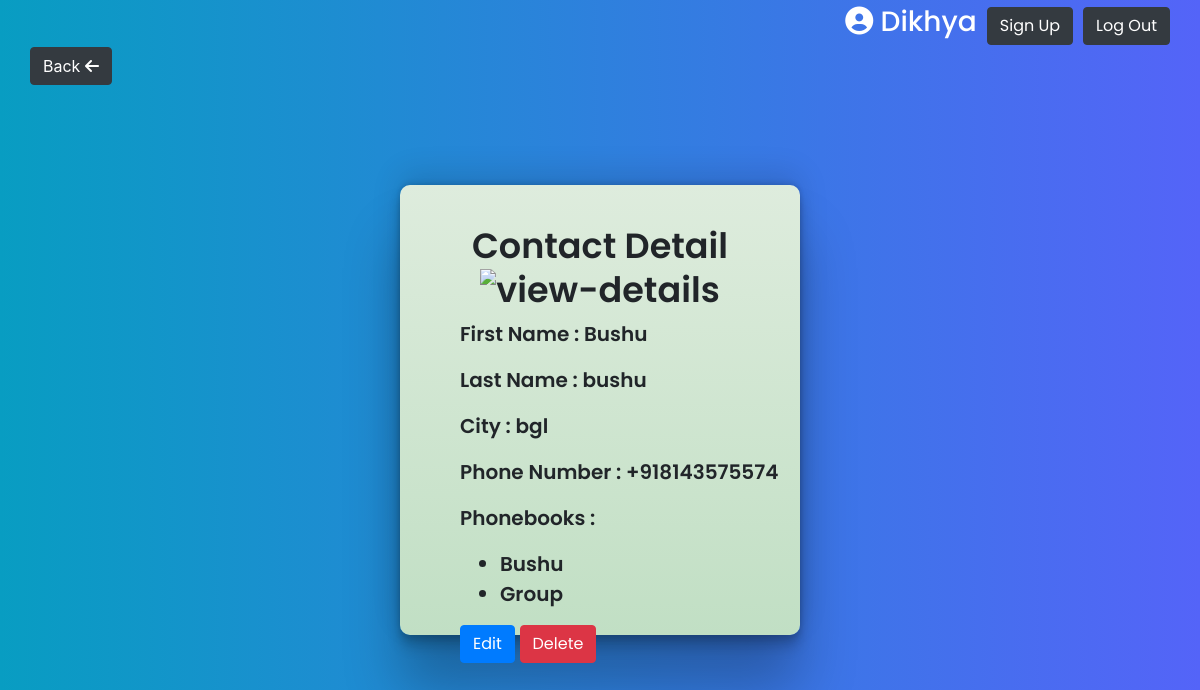
/contacts/1/ (signed in), run on the app's committed database.
### contacts/models.py (models this page shows, shortened)
class Contact(models.Model):
    first_name = models.CharField(max_length=100)
    last_name = models.CharField(max_length=100)
    city = models.CharField(max_length=100)
    phone_number = models.CharField(max_length=15)
    phonebooks = models.ManyToManyField(Phonebook, related_name='contacts')

class Phonebook(models.Model):
    name = models.CharField(max_length=100)
    user = models.ForeignKey(User, on_delete=models.CASCADE)

### contacts/views.py (the view)
# urls.py: path('contacts/<int:pk>/', views.contact_detail, name='contact_detail'),
def contact_detail(request, pk):
    contact = get_object_or_404(Contact, pk=pk)
    if contact.phonebooks.filter(user=request.user).exists():
        return render(request, 'contact_detail.html', {'contact': contact,})
    else:
        return redirect('contact_list')

### templates/contact_detail.html
{% extends 'base.html' %}
{% block content %}
<button onclick="history.back()" class="btn btn-dark back_btn"> Back <i class="fa fa-arrow-left" aria-hidden="true"></i></button>
<div class="contact_det">
    <h1 class="detail_heading">Contact Detail <img width="40" height="40" src="https://img.icons8.com/ios-glyphs/30/view-details.png" alt="view-details"/></h1>
    <div class="sub_contact_det">
        <p>First Name : {{ contact.first_name }}</p>
        <p>Last Name : {{ contact.last_name }}</p>
        <p>City : {{ contact.city }}</p>
        <p>Phone Number : {{ contact.phone_number }}</p>
        <p>Phonebooks : </p>
        <ul>
            {% for phonebook in contact.phonebooks.all %}
                <li>{{ phonebook.name }}</li>
            {% endfor %}
        </ul>
        <p><a class="btn btn-primary" href="{% url 'contact_edit' pk=contact.pk %}">Edit</a>
            <a class="btn btn-danger "  href="{% url 'contact_delete' pk=contact.pk %}">Delete</a></p>
    </div>
</div>
{% endblock %}

### templates/base.html (shortened to what this page needs)
<!DOCTYPE html>
<html lang="en">
<head>
    <link rel="stylesheet" href="/static/css/main.css">
    <link rel="stylesheet" href="https://cdn.jsdelivr.net/npm/bootstrap@4.1.3/dist/css/bootstrap.min.css">
</head>
<body>
  <div class="btn_right"><h3><i class='fas fa-user-circle'></i> {{user}}</h3><button class="btn btn-dark"><a class="text-white" href="/signup/">Sign Up</a></button> <button  class="btn btn-dark"><a class="text-white" href="/logout/">Log Out</a></button></div>
    {% block content %}
    {% endblock %}
</body>
</html>

### static/css/main.css (style rules this page uses)
* { font-family: "Poppins", sans-serif; }
body { background-image: linear-gradient(to right, #089dc2 0%, #5464f8 100%); height: 100vh; }
.btn_right>h3 { color: white; }
.btn-danger>a,.btn-primary>a,.btn-success>a ,.btn-dark>a,.btn-secondary>a,.btn-warning>a { color: white; text-decoration: none; }
.btn_right { margin-top: 5px; display: flex; gap: 10px; justify-content:end; margin-right: 30px; align-items: center; }
.contact_det { margin: 100px 400px; background-image: linear-gradient(to top, #c1dfc4 0%, #deecdd 100%); height: 450px; border-radius: 10px; padding-top: 20px; box-shadow: rgba(0, 0, 0, 0.25) 0px 54px 55px, rgba(0, 0, 0, 0.12) 0px -12px 30px, rgba(0, 0, 0, 0.12) 0px 4px 6px, rgba(0, 0, 0, 0.17) 0px 12px 13px, rgba(0, 0, 0, 0.09) 0px -3px 5px; }
.detail_heading { text-align: center; font-size: 35px; font-weight: 600; margin-top: 20px; }
.sub_contact_det { padding: 0px 20px 0px 60px; font-size: 20px; font-weight: 600; }
.back_btn { margin-left: 30px; }

### data on the page
Contact: first_name "Bushu", last_name "bushu", city "bgl", phone_number "+918143575574"
Phonebook: name "Bushu"
Phonebook: name "Group"

### other printed values
{{ user }} "Dikhya"
